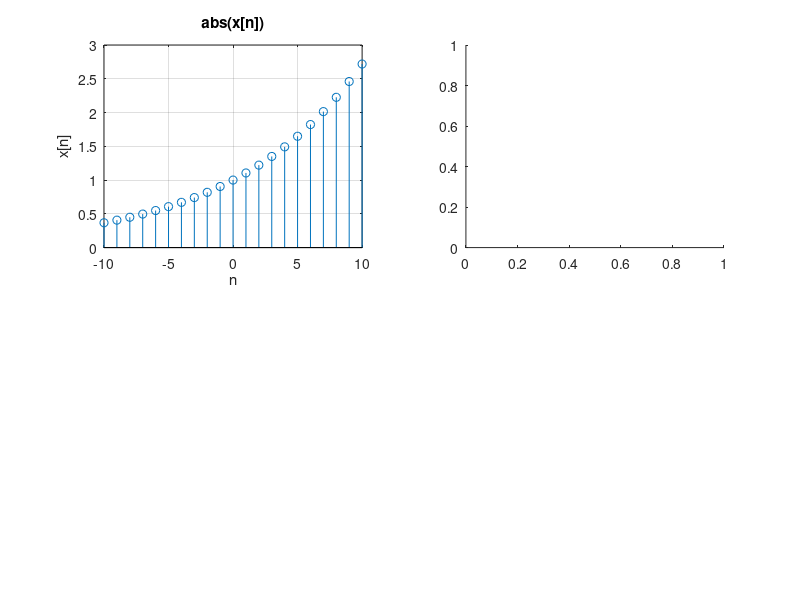

The MATLAB source for this figure: (Note: this script raises an error after producing the figure.)
n = -10:10;
x = exp((0.1+0.3j)*n);
subplot(2,2,1);
stem(n, abs(x));
xlabel('n'); ylabel('x[n]'); title('abs(x[n])');
grid on;
subplot(2,2,2);
stem(n, phase(x));
xlabel('n'); ylabel('x[n]'); title('angle(x[n])');
grid on;
subplot(2,2,3);
stem(n, real(x));
xlabel('n'); ylabel('x[n]'); title('real(x[n])');
grid on;
subplot(2,2,4);
stem(n, imag(x));
xlabel('n'); ylabel('x[n]'); title('img(x[n])');
grid on;

